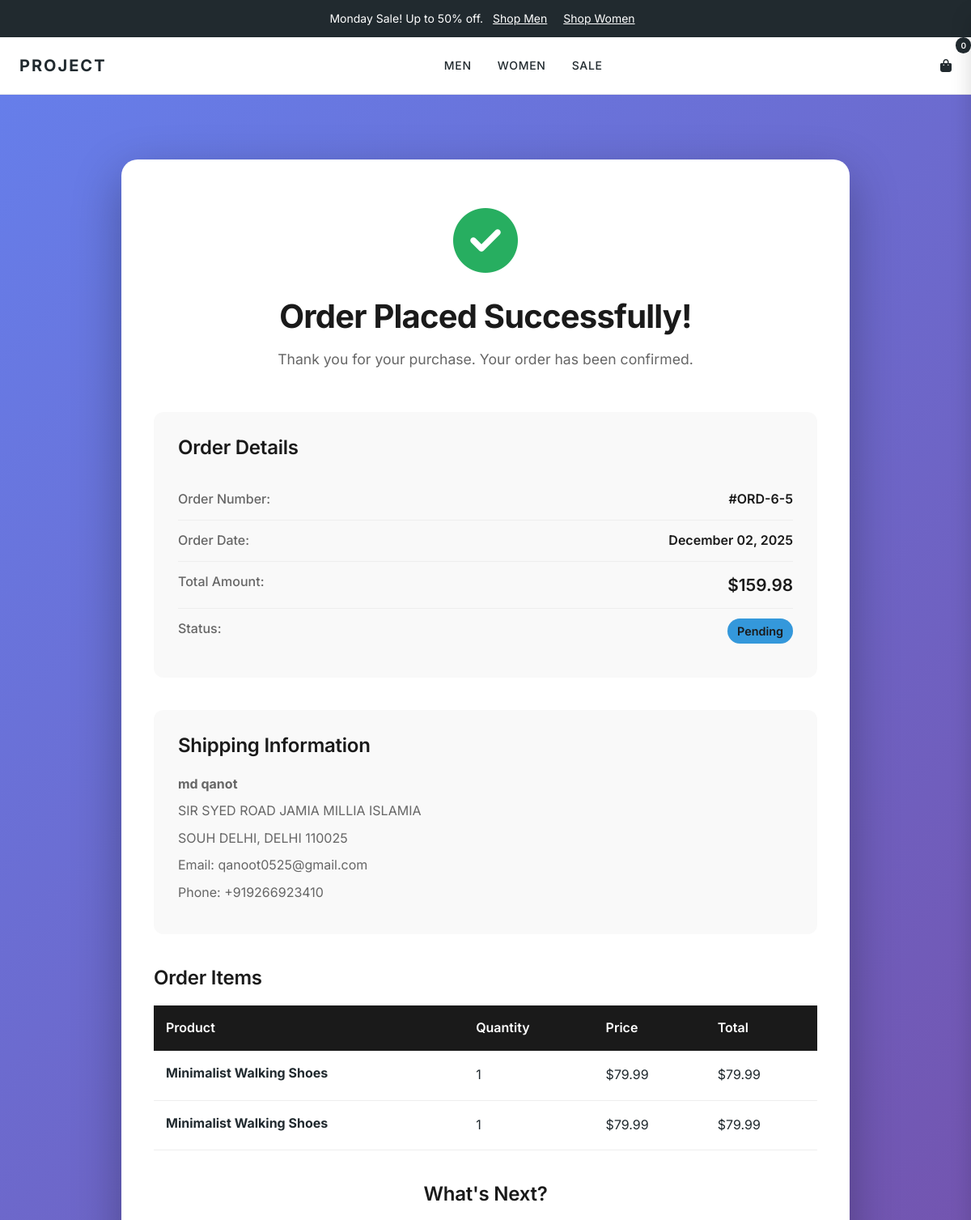
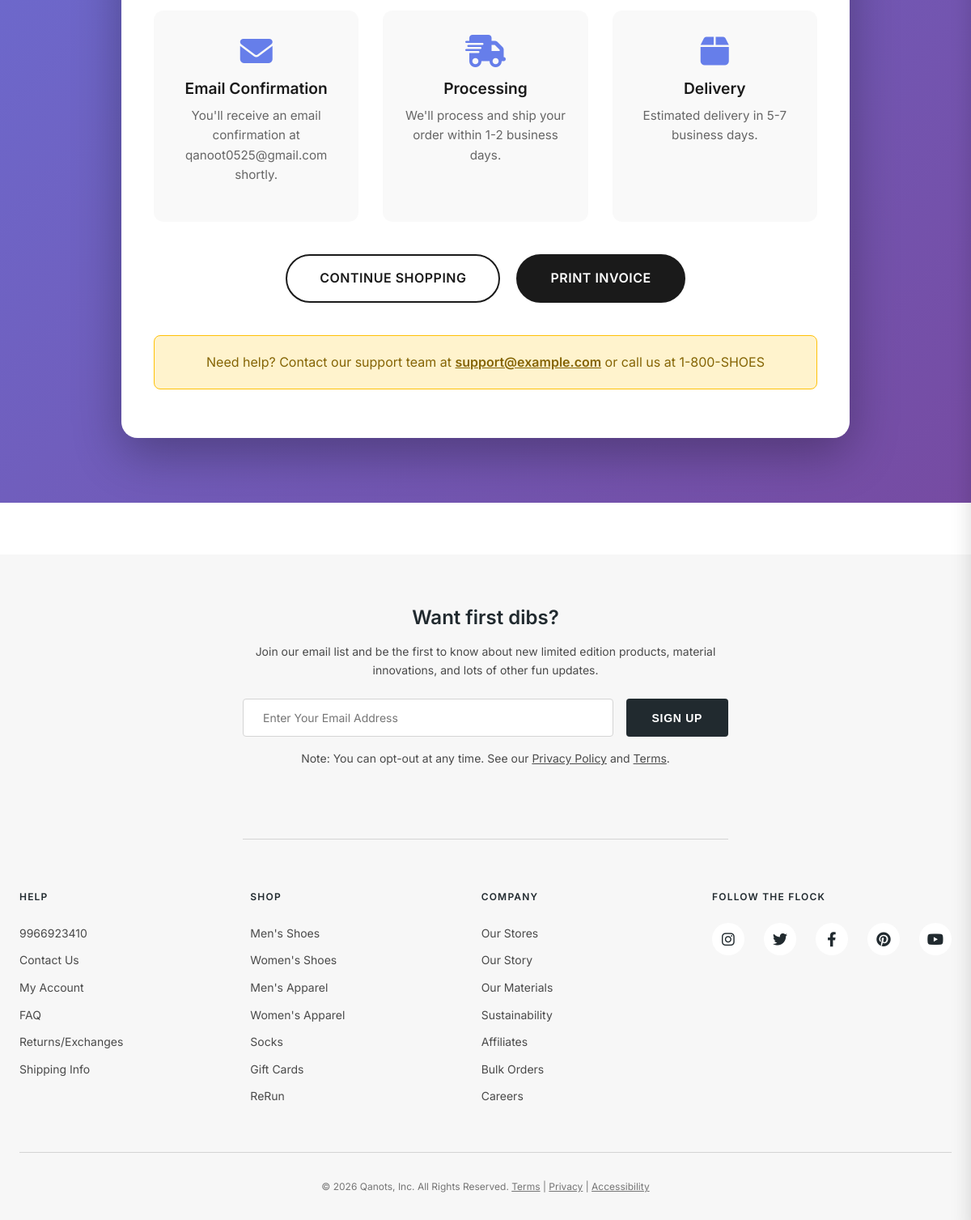
The app's page /order-success/5/ (signed in) with its own data (2 pictures, top to bottom).
### main/models.py (models this page shows, shortened)
class Order(models.Model):
    ORDER_STATUS = [
        ('pending', 'Pending'),
        ('processing', 'Processing'),
        ('shipped', 'Shipped'),
        ('delivered', 'Delivered'),
        ('cancelled', 'Cancelled'),
    ]
    user = models.ForeignKey(User, on_delete=models.SET_NULL, null=True, blank=True)  # Optional for guests
    is_guest = models.BooleanField(default=False)  # Track if this is a guest order
    order_number = models.CharField(max_length=20, unique=True)
    total_amount = models.DecimalField(max_digits=10, decimal_places=2)
    status = models.CharField(max_length=20, choices=ORDER_STATUS, default='pending')
    created_at = models.DateTimeField(auto_now_add=True)
    full_name = models.CharField(max_length=100)
    email = models.EmailField()
    phone = models.CharField(max_length=15)
    address = models.TextField()
    city = models.CharField(max_length=50)
    state = models.CharField(max_length=50)
    zip_code = models.CharField(max_length=10)
    payment_method = models.CharField(max_length=50, default='credit-card')

class OrderItem(models.Model):
    order = models.ForeignKey(Order, on_delete=models.CASCADE)
    product = models.ForeignKey(Product, on_delete=models.CASCADE)
    quantity = models.PositiveIntegerField()
    price = models.DecimalField(max_digits=10, decimal_places=2)
    size = models.CharField(max_length=10, blank=True)
    color = models.CharField(max_length=50, blank=True)

class Product(models.Model):
    name = models.CharField(max_length=200)
    description = models.TextField()
    price = models.DecimalField(max_digits=10, decimal_places=2)
    category = models.ForeignKey(Category, on_delete=models.CASCADE)
    image = models.ImageField(upload_to='products/')  # Main image
    featured = models.BooleanField(default=False)
    rating = models.FloatField(default=0.0)
    created_at = models.DateTimeField(auto_now_add=True)
    material = models.CharField(max_length=100, blank=True, help_text="e.g., Leather, Canvas, Mesh")
    sole_type = models.CharField(max_length=100, blank=True, help_text="e.g., Rubber, EVA")
    weight = models.CharField(max_length=50, blank=True, help_text="e.g., 250g per shoe")
    is_water_resistant = models.BooleanField(default=False)
    care_instructions = models.TextField(blank=True)

### main/views.py (the view)
# urls.py: path('order-success/<int:order_id>/', views.order_success, name='order_success'),
@login_required
def order_success(request, order_id):
    order = get_object_or_404(Order, id=order_id, user=request.user)
    context = {
        'order': order,
    }
    return render(request, 'success.html', context)

### main/templates/success.html (shortened to what this page needs)
{% extends 'base.html' %}
{% load static %}
{% block extra_css %}
<link rel="stylesheet" href="{% static 'css/order-success.css' %}">
{% endblock %}
{% block content %}
<div class="success-page">
    <div class="container">
        <div class="success-card">
            <div class="success-icon">
                <i class="fas fa-check-circle"></i>
            </div>
            <h1>Order Placed Successfully!</h1>
            <p class="success-subtitle">Thank you for your purchase. Your order has been confirmed.</p>
            <div class="order-details">
                <h2>Order Details</h2>
                <div class="detail-row">
                    <span class="label">Order Number:</span>
                    <span class="value">#{{ order.order_number }}</span>
                </div>
                <div class="detail-row">
                    <span class="label">Order Date:</span>
                    <span class="value">{{ order.created_at|date:"F d, Y" }}</span>
                </div>
                <div class="detail-row">
                    <span class="label">Total Amount:</span>
                    <span class="value total-amount">${{ order.total_amount }}</span>
                </div>
                <div class="detail-row">
                    <span class="label">Status:</span>
                    <span class="value status-badge">{{ order.get_status_display }}</span>
                </div>
            </div>
            <div class="shipping-info">
                <h2>Shipping Information</h2>
                <p><strong>{{ order.full_name }}</strong></p>
                <p>{{ order.address }}</p>
                <p>{{ order.city }}, {{ order.state }} {{ order.zip_code }}</p>
                <p>Email: {{ order.email }}</p>
                <p>Phone: {{ order.phone }}</p>
            </div>
            <div class="order-items">
                <h2>Order Items</h2>
                <table class="items-table">
                    <thead>
                        <tr>
                            <th>Product</th>
                            <th>Quantity</th>
                            <th>Price</th>
                            <th>Total</th>
                        </tr>
                    </thead>
                    <tbody>
                        {% for item in order.orderitem_set.all %}
                        <tr>
                            <td>
                                <div class="product-info">
                                    <strong>{{ item.product.name }}</strong>
                                </div>
                            </td>
                            <td>{{ item.quantity }}</td>
                            <td>${{ item.price }}</td>
                            <td>${{ item.price|floatformat:2 }}</td>
                        </tr>
                        {% endfor %}
                    </tbody>
                </table>
            </div>
            <div class="next-steps">
                <h2>What's Next?</h2>
                <div class="steps-grid">
                    <div class="step">
                        <i class="fas fa-envelope"></i>
                        <h3>Email Confirmation</h3>
                        <p>You'll receive an email confirmation at {{ order.email }} shortly.</p>
                    </div>
                    <div class="step">
                        <i class="fas fa-shipping-fast"></i>
                        <h3>Processing</h3>
                        <p>We'll process and ship your order within 1-2 business days.</p>
                    </div>
                    <div class="step">
                        <i class="fas fa-box"></i>
                        <h3>Delivery</h3>
                        <p>Estimated delivery in 5-7 business days.</p>
                    </div>
                </div>
            </div>
            <div class="action-buttons">
                <a href="{% url 'products' %}" class="btn btn-secondary">Continue Shopping</a>
                <a href="#" class="btn btn-primary" onclick="window.print(); return false;">Print Invoice</a>
            </div>
            <div class="support-info">
                <p>Need help? Contact our support team at <a href="mailto:support@example.com">support@example.com</a> or call us at 1-800-SHOES</p>
            </div>
        </div>
    </div>
</div>
{% endblock %}

### main/static/css/style.css (style rules this page uses)
:root { --color-white: #FFFFFF; --color-black: #212A2F; --color-gray-50: #F7F7F7; --color-gray-100: #EAEAEA; --color-gray-200: #D4D4D4; --color-gray-300: #9B9B9B; --color-gray-400: #757575; --color-gray-500: #4A4A4A; --color-earth-light: #F4F1EA; --color-earth-medium: #D4C5B0; --color-earth-dark: #8B7355; --color-green: #2D5016; --color-blue: #1E3A8A; --color-red: #DC2626; --font-primary: 'Inter', -apple-system, BlinkMacSystemFont, 'Segoe UI', sans-serif; --font-weight-light: 300; --font-weight-normal: 400; --font-weight-medium: 500; --font-weight-semibold: 600; --font-weight-bold: 700; --spacing-xs: 0.5rem; --spacing-sm: 1rem; --spacing-md: 1.5rem; --spacing-lg: 2rem; --spacing-xl: 3rem; --spacing-2xl: 4rem; --transition-fast: 0.2s ease; --transition-normal: 0.3s ease; --transition-slow: 0.5s ease; --radius-sm: 4px; --radius-md: 8px; --radius-lg: 12px; --shadow-sm: 0 1px 2px rgba(0, 0, 0, 0.05); --shadow-md: 0 4px 6px rgba(0, 0, 0, 0.07); --shadow-lg: 0 10px 15px rgba(0, 0, 0, 0.1); --shadow-xl: 0 20px 25px rgba(0, 0, 0, 0.15); }
* { margin: 0; padding: 0; box-sizing: border-box; }
html { font-size: 16px; scroll-behavior: smooth; }
body { font-family: var(--font-primary); font-weight: var(--font-weight-normal); color: var(--color-black); background-color: var(--color-white); line-height: 1.6; -webkit-font-smoothing: antialiased; -moz-osx-font-smoothing: grayscale; }
h1, h2, h3, h4, h5, h6 { font-weight: var(--font-weight-semibold); line-height: 1.2; margin-bottom: var(--spacing-sm); }
h1 { font-size: 3rem; letter-spacing: -0.02em; }
h2 { font-size: 2.5rem; letter-spacing: -0.01em; }
h3 { font-size: 1.75rem; }
p { margin-bottom: var(--spacing-sm); }
.container { max-width: 1400px; margin: 0 auto; padding: 0 var(--spacing-md); }
.btn { display: inline-block; padding: 0.875rem 2rem; font-size: 0.875rem; font-weight: var(--font-weight-semibold); text-align: center; text-transform: uppercase; letter-spacing: 0.05em; border: none; border-radius: var(--radius-sm); cursor: pointer; transition: all var(--transition-normal); text-decoration: none; }
.btn-primary { background-color: var(--color-black); color: var(--color-white); }
.btn-secondary { background-color: var(--color-white); color: var(--color-black); border: 1px solid var(--color-black); }

### records on screen
Order: order_number "ORD-6-5", created_at "December 02, 2025", total_amount "159.98", status "Pending", full_name "md qanot", address "SIR SYED ROAD JAMIA MILLIA ISLAMIA", city "SOUH DELHI", state "DELHI", zip_code "110025", email "qanoot0525@gmail.com", phone "+919266923410"
OrderItem: product.name "Minimalist Walking Shoes", quantity "1", price "79.99"
OrderItem: product.name "Minimalist Walking Shoes", quantity "1", price "79.99"
